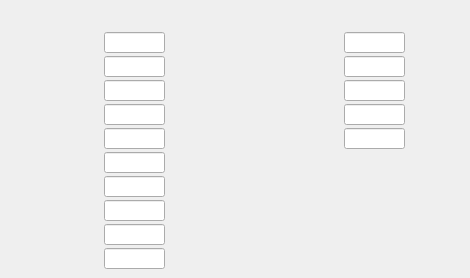
      <widget class="QWidget" name="writeeeprom">
       <attribute name="title">
        <string>writeEEPROM</string>
       </attribute>
       <widget class="QELabel" name="qelabel_17">
        <property name="geometry">
         <rect>
          <x>12</x>
          <y>8</y>
          <width>73</width>
          <height>16</height>
         </rect>
        </property>
        <property name="font">
         <font>
          <pointsize>11</pointsize>
          <weight>75</weight>
          <bold>true</bold>
         </font>
        </property>
        <property name="variable" stdset="0">
         <string>$(P):LI:$(R):DATA.DESC</string>
        </property>
        <property name="variableSubstitutions" stdset="0">
         <string>P=CHA,R=2531-1-2</string>
        </property>
        <property name="displayAlarmState">
         <bool>false</bool>
        </property>
       </widget>
       <widget class="QELabel" name="qelabel_90">
        <property name="geometry">
         <rect>
          <x>12</x>
          <y>36</y>
          <width>89</width>
          <height>16</height>
         </rect>
        </property>
        <property name="alignment">
         <set>Qt::AlignRight|Qt::AlignTrailing|Qt::AlignVCenter</set>
        </property>
        <property name="variable" stdset="0">
         <string>$(P):LO:SC:$(R):RWE:FEAT.DESC</string>
        </property>
        <property name="variableSubstitutions" stdset="0">
         <string>P=CHA,R=2531-1-2</string>
        </property>
        <property name="displayAlarmState">
         <bool>false</bool>
        </property>
       </widget>
       <widget class="QELineEdit" name="qelineedit_20">
        <property name="geometry">
         <rect>
          <x>104</x>
          <y>32</y>
          <width>61</width>
          <height>21</height>
         </rect>
        </property>
        <property name="variable" stdset="0">
         <string>$(P):LO:SC:$(R):RWE:FEAT</string>
        </property>
        <property name="variableSubstitutions" stdset="0">
         <string>P=CHA,R=2531-1-2</string>
        </property>
        <property name="displayAlarmState">
         <bool>false</bool>
        </property>
        <property name="radix">
         <UInt>16</UInt>
        </property>
       </widget>
       <widget class="QELabel" name="qelabel_91">
        <property name="geometry">
         <rect>
          <x>172</x>
          <y>36</y>
          <width>49</width>
          <height>16</height>
         </rect>
        </property>
        <property name="variable" stdset="0">
         <string>$(P):LI:$(R):RWE:FEAT</string>
        </property>
        <property name="variableSubstitutions" stdset="0">
         <string>P=CHA,R=2531-1-2</string>
        </property>
        <property name="displayAlarmState">
         <bool>false</bool>
        </property>
        <property name="radix">
         <UInt>16</UInt>
        </property>
       </widget>
       <widget class="QELabel" name="qelabel_94">
        <property name="geometry">
         <rect>
          <x>172</x>
          <y>60</y>
          <width>49</width>
          <height>16</height>
         </rect>
        </property>
        <property name="variable" stdset="0">
         <string>$(P):LI:$(R):RWE:FMOST</string>
        </property>
        <property name="variableSubstitutions" stdset="0">
         <string>P=CHA,R=2531-1-2</string>
        </property>
        <property name="displayAlarmState">
         <bool>false</bool>
        </property>
       </widget>
       <widget class="QELabel" name="qelabel_95">
        <property name="geometry">
         <rect>
          <x>12</x>
          <y>60</y>
          <width>89</width>
          <height>16</height>
         </rect>
        </property>
        <property name="alignment">
         <set>Qt::AlignRight|Qt::AlignTrailing|Qt::AlignVCenter</set>
        </property>
        <property name="variable" stdset="0">
         <string>$(P):LO:SC:$(R):RWE:FMOST.DESC</string>
        </property>
        <property name="variableSubstitutions" stdset="0">
         <string>P=CHA,R=2531-1-2</string>
        </property>
        <property name="displayAlarmState">
         <bool>false</bool>
        </property>
       </widget>
       <widget class="QELineEdit" name="qelineedit_22">
        <property name="geometry">
         <rect>
          <x>104</x>
          <y>56</y>
          <width>61</width>
          <height>21</height>
         </rect>
        </property>
        <property name="variable" stdset="0">
         <string>$(P):LO:SC:$(R):RWE:FMOST</string>
        </property>
        <property name="variableSubstitutions" stdset="0">
         <string>P=CHA,R=2531-1-2</string>
        </property>
        <property name="displayAlarmState">
         <bool>false</bool>
        </property>
       </widget>
       <widget class="QELabel" name="qelabel_97">
        <property name="geometry">
         <rect>
          <x>12</x>
          <y>108</y>
          <width>89</width>
          <height>16</height>
         </rect>
        </property>
        <property name="alignment">
         <set>Qt::AlignRight|Qt::AlignTrailing|Qt::AlignVCenter</set>
        </property>
        <property name="variable" stdset="0">
         <string>$(P):LO:SC:$(R):RWE:MAXCA.DESC</string>
        </property>
        <property name="variableSubstitutions" stdset="0">
         <string>P=CHA,R=2531-1-2</string>
        </property>
        <property name="displayAlarmState">
         <bool>false</bool>
        </property>
       </widget>
       <widget class="QELabel" name="qelabel_99">
        <property name="geometry">
         <rect>
          <x>172</x>
          <y>108</y>
          <width>49</width>
          <height>16</height>
         </rect>
        </property>
        <property name="variable" stdset="0">
         <string>$(P):LI:$(R):RWE:MAXCA</string>
        </property>
        <property name="variableSubstitutions" stdset="0">
         <string>P=CHA,R=2531-1-2</string>
        </property>
        <property name="displayAlarmState">
         <bool>false</bool>
        </property>
       </widget>
       <widget class="QELineEdit" name="qelineedit_24">
        <property name="geometry">
         <rect>
          <x>104</x>
          <y>104</y>
          <width>61</width>
          <height>21</height>
         </rect>
        </property>
        <property name="variable" stdset="0">
         <string>$(P):LO:SC:$(R):RWE:MAXCA</string>
        </property>
        <property name="variableSubstitutions" stdset="0">
         <string>P=CHA,R=2531-1-2</string>
        </property>
        <property name="displayAlarmState">
         <bool>false</bool>
        </property>
       </widget>
       <widget class="QELabel" name="qelabel_100">
        <property name="geometry">
         <rect>
          <x>172</x>
          <y>132</y>
          <width>49</width>
          <height>16</height>
         </rect>
        </property>
        <property name="variable" stdset="0">
         <string>$(P):LI:$(R):RWE:MAXCB</string>
        </property>
        <property name="variableSubstitutions" stdset="0">
         <string>P=CHA,R=2531-1-2</string>
        </property>
        <property name="displayAlarmState">
         <bool>false</bool>
        </property>
       </widget>
       <widget class="QELabel" name="qelabel_101">
        <property name="geometry">
         <rect>
          <x>12</x>
          <y>156</y>
          <width>89</width>
          <height>16</height>
         </rect>
        </property>
        <property name="alignment">
         <set>Qt::AlignRight|Qt::AlignTrailing|Qt::AlignVCenter</set>
        </property>
        <property name="variable" stdset="0">
         <string>$(P):LO:SC:$(R):RWE:MINV.DESC</string>
        </property>
        <property name="variableSubstitutions" stdset="0">
         <string>P=CHA,R=2531-1-2</string>
        </property>
        <property name="displayAlarmState">
         <bool>false</bool>
        </property>
       </widget>
       <widget class="QELabel" name="qelabel_102">
        <property name="geometry">
         <rect>
          <x>12</x>
          <y>132</y>
          <width>89</width>
          <height>16</height>
         </rect>
        </property>
        <property name="alignment">
         <set>Qt::AlignRight|Qt::AlignTrailing|Qt::AlignVCenter</set>
        </property>
        <property name="variable" stdset="0">
         <string>$(P):LO:SC:$(R):RWE:MAXCB.DESC</string>
        </property>
        <property name="variableSubstitutions" stdset="0">
         <string>P=CHA,R=2531-1-2</string>
        </property>
        <property name="displayAlarmState">
         <bool>false</bool>
        </property>
       </widget>
       <widget class="QELineEdit" name="qelineedit_25">
        <property name="geometry">
         <rect>
          <x>104</x>
          <y>128</y>
          <width>61</width>
          <height>21</height>
         </rect>
        </property>
        <property name="variable" stdset="0">
         <string>$(P):LO:SC:$(R):RWE:MAXCB</string>
        </property>
        <property name="variableSubstitutions" stdset="0">
         <string>P=CHA,R=2531-1-2</string>
        </property>
        <property name="displayAlarmState">
         <bool>false</bool>
        </property>
       </widget>
       <widget class="QELabel" name="qelabel_103">
        <property name="geometry">
         <rect>
          <x>172</x>
          <y>156</y>
          <width>49</width>
          <height>16</height>
         </rect>
        </property>
        <property name="variable" stdset="0">
         <string>$(P):LI:$(R):RWE:MINV</string>
        </property>
        <property name="variableSubstitutions" stdset="0">
         <string>P=CHA,R=2531-1-2</string>
        </property>
        <property name="displayAlarmState">
         <bool>false</bool>
        </property>
       </widget>
       <widget class="QELineEdit" name="qelineedit_26">
        <property name="geometry">
         <rect>
          <x>104</x>
          <y>152</y>
          <width>61</width>
          <height>21</height>
         </rect>
        </property>
        <property name="variable" stdset="0">
         <string>$(P):LO:SC:$(R):RWE:MINV</string>
        </property>
        <property name="variableSubstitutions" stdset="0">
         <string>P=CHA,R=2531-1-2</string>
        </property>
        <property name="displayAlarmState">
         <bool>false</bool>
        </property>
       </widget>
       <widget class="QELabel" name="qelabel_104">
        <property name="geometry">
         <rect>
          <x>172</x>
          <y>180</y>
          <width>49</width>
          <height>16</height>
         </rect>
        </property>
        <property name="variable" stdset="0">
         <string>$(P):LI:$(R):RWE:MAXV</string>
        </property>
        <property name="variableSubstitutions" stdset="0">
         <string>P=CHA,R=2531-1-2</string>
        </property>
        <property name="displayAlarmState">
         <bool>false</bool>
        </property>
       </widget>
       <widget class="QELabel" name="qelabel_105">
        <property name="geometry">
         <rect>
          <x>12</x>
          <y>204</y>
          <width>89</width>
          <height>16</height>
         </rect>
        </property>
        <property name="alignment">
         <set>Qt::AlignRight|Qt::AlignTrailing|Qt::AlignVCenter</set>
        </property>
        <property name="variable" stdset="0">
         <string>$(P):LO:SC:$(R):RWE:MAXA.DESC</string>
        </property>
        <property name="variableSubstitutions" stdset="0">
         <string>P=CHA,R=2531-1-2</string>
        </property>
        <property name="displayAlarmState">
         <bool>false</bool>
        </property>
       </widget>
       <widget class="QELabel" name="qelabel_106">
        <property name="geometry">
         <rect>
          <x>12</x>
          <y>180</y>
          <width>89</width>
          <height>16</height>
         </rect>
        </property>
        <property name="alignment">
         <set>Qt::AlignRight|Qt::AlignTrailing|Qt::AlignVCenter</set>
        </property>
        <property name="variable" stdset="0">
         <string>$(P):LO:SC:$(R):RWE:MAXV.DESC</string>
        </property>
        <property name="variableSubstitutions" stdset="0">
         <string>P=CHA,R=2531-1-2</string>
        </property>
        <property name="displayAlarmState">
         <bool>false</bool>
        </property>
       </widget>
       <widget class="QELineEdit" name="qelineedit_27">
        <property name="geometry">
         <rect>
          <x>104</x>
          <y>176</y>
          <width>61</width>
          <height>21</height>
         </rect>
        </property>
        <property name="variable" stdset="0">
         <string>$(P):LO:SC:$(R):RWE:MAXV</string>
        </property>
        <property name="variableSubstitutions" stdset="0">
         <string>P=CHA,R=2531-1-2</string>
        </property>
        <property name="displayAlarmState">
         <bool>false</bool>
        </property>
       </widget>
       <widget class="QELabel" name="qelabel_107">
        <property name="geometry">
         <rect>
          <x>172</x>
          <y>204</y>
          <width>49</width>
          <height>16</height>
         </rect>
        </property>
        <property name="variable" stdset="0">
         <string>$(P):LI:$(R):RWE:MAXA</string>
        </property>
        <property name="variableSubstitutions" stdset="0">
         <string>P=CHA,R=2531-1-2</string>
        </property>
        <property name="displayAlarmState">
         <bool>false</bool>
        </property>
       </widget>
       <widget class="QELineEdit" name="qelineedit_28">
        <property name="geometry">
         <rect>
          <x>104</x>
          <y>200</y>
          <width>61</width>
          <height>21</height>
         </rect>
        </property>
        <property name="variable" stdset="0">
         <string>$(P):LO:SC:$(R):RWE:MAXA</string>
        </property>
        <property name="variableSubstitutions" stdset="0">
         <string>P=CHA,R=2531-1-2</string>
        </property>
        <property name="displayAlarmState">
         <bool>false</bool>
        </property>
       </widget>
       <widget class="QELabel" name="qelabel_108">
        <property name="geometry">
         <rect>
          <x>172</x>
          <y>228</y>
          <width>49</width>
          <height>16</height>
         </rect>
        </property>
        <property name="variable" stdset="0">
         <string>$(P):LI:$(R):RWE:ACCTH</string>
        </property>
        <property name="variableSubstitutions" stdset="0">
         <string>P=CHA,R=2531-1-2</string>
        </property>
        <property name="displayAlarmState">
         <bool>false</bool>
        </property>
       </widget>
       <widget class="QELabel" name="qelabel_109">
        <property name="geometry">
         <rect>
          <x>12</x>
          <y>252</y>
          <width>89</width>
          <height>16</height>
         </rect>
        </property>
        <property name="alignment">
         <set>Qt::AlignRight|Qt::AlignTrailing|Qt::AlignVCenter</set>
        </property>
        <property name="variable" stdset="0">
         <string>$(P):LO:SC:$(R):RWE:STPSZ.DESC</string>
        </property>
        <property name="variableSubstitutions" stdset="0">
         <string>P=CHA,R=2531-1-2</string>
        </property>
        <property name="displayAlarmState">
         <bool>false</bool>
        </property>
       </widget>
       <widget class="QELabel" name="qelabel_110">
        <property name="geometry">
         <rect>
          <x>12</x>
          <y>228</y>
          <width>89</width>
          <height>16</height>
         </rect>
        </property>
        <property name="alignment">
         <set>Qt::AlignRight|Qt::AlignTrailing|Qt::AlignVCenter</set>
        </property>
        <property name="variable" stdset="0">
         <string>$(P):LO:SC:$(R):RWE:ACCTH.DESC</string>
        </property>
        <property name="variableSubstitutions" stdset="0">
         <string>P=CHA,R=2531-1-2</string>
        </property>
        <property name="displayAlarmState">
         <bool>false</bool>
        </property>
       </widget>
       <widget class="QELineEdit" name="qelineedit_29">
        <property name="geometry">
         <rect>
          <x>104</x>
          <y>224</y>
          <width>61</width>
          <height>21</height>
         </rect>
        </property>
        <property name="variable" stdset="0">
         <string>$(P):LO:SC:$(R):RWE:ACCTH</string>
        </property>
        <property name="variableSubstitutions" stdset="0">
         <string>P=CHA,R=2531-1-2</string>
        </property>
        <property name="displayAlarmState">
         <bool>false</bool>
        </property>
       </widget>
       <widget class="QELabel" name="qelabel_111">
        <property name="geometry">
         <rect>
          <x>172</x>
          <y>252</y>
          <width>49</width>
          <height>16</height>
         </rect>
        </property>
        <property name="variable" stdset="0">
         <string>$(P):LI:$(R):RWE:STPSZ</string>
        </property>
        <property name="variableSubstitutions" stdset="0">
         <string>P=CHA,R=2531-1-2</string>
        </property>
        <property name="displayAlarmState">
         <bool>false</bool>
        </property>
       </widget>
       <widget class="QELineEdit" name="qelineedit_30">
        <property name="geometry">
         <rect>
          <x>104</x>
          <y>248</y>
          <width>61</width>
          <height>21</height>
         </rect>
        </property>
        <property name="variable" stdset="0">
         <string>$(P):LO:SC:$(R):RWE:STPSZ</string>
        </property>
        <property name="variableSubstitutions" stdset="0">
         <string>P=CHA,R=2531-1-2</string>
        </property>
        <property name="displayAlarmState">
         <bool>false</bool>
        </property>
       </widget>
       <widget class="QELabel" name="qelabel_112">
        <property name="geometry">
         <rect>
          <x>412</x>
          <y>36</y>
          <width>49</width>
          <height>16</height>
         </rect>
        </property>
        <property name="variable" stdset="0">
         <string>$(P):LI:$(R):RWE:LANTH</string>
        </property>
        <property name="variableSubstitutions" stdset="0">
         <string>P=CHA,R=2531-1-2</string>
        </property>
        <property name="displayAlarmState">
         <bool>false</bool>
        </property>
       </widget>
       <widget class="QELabel" name="qelabel_113">
        <property name="geometry">
         <rect>
          <x>252</x>
          <y>60</y>
          <width>89</width>
          <height>16</height>
         </rect>
        </property>
        <property name="alignment">
         <set>Qt::AlignRight|Qt::AlignTrailing|Qt::AlignVCenter</set>
        </property>
        <property name="variable" stdset="0">
         <string>$(P):LO:SC:$(R):RWE:EACC.DESC</string>
        </property>
        <property name="variableSubstitutions" stdset="0">
         <string>P=CHA,R=2531-1-2</string>
        </property>
        <property name="displayAlarmState">
         <bool>false</bool>
        </property>
       </widget>
       <widget class="QELabel" name="qelabel_114">
        <property name="geometry">
         <rect>
          <x>252</x>
          <y>36</y>
          <width>89</width>
          <height>16</height>
         </rect>
        </property>
        <property name="alignment">
         <set>Qt::AlignRight|Qt::AlignTrailing|Qt::AlignVCenter</set>
        </property>
        <property name="variable" stdset="0">
         <string>$(P):LO:SC:$(R):RWE:LANTH.DESC</string>
        </property>
        <property name="variableSubstitutions" stdset="0">
         <string>P=CHA,R=2531-1-2</string>
        </property>
        <property name="displayAlarmState">
         <bool>false</bool>
        </property>
       </widget>
       <widget class="QELineEdit" name="qelineedit_31">
        <property name="geometry">
         <rect>
          <x>344</x>
          <y>32</y>
          <width>61</width>
          <height>21</height>
         </rect>
        </property>
        <property name="variable" stdset="0">
         <string>$(P):LO:SC:$(R):RWE:LANTH</string>
        </property>
        <property name="variableSubstitutions" stdset="0">
         <string>P=CHA,R=2531-1-2</string>
        </property>
        <property name="displayAlarmState">
         <bool>false</bool>
        </property>
       </widget>
       <widget class="QELabel" name="qelabel_115">
        <property name="geometry">
         <rect>
          <x>412</x>
          <y>60</y>
          <width>49</width>
          <height>16</height>
         </rect>
        </property>
        <property name="variable" stdset="0">
         <string>$(P):LI:$(R):RWE:EACC</string>
        </property>
        <property name="variableSubstitutions" stdset="0">
         <string>P=CHA,R=2531-1-2</string>
        </property>
        <property name="displayAlarmState">
         <bool>false</bool>
        </property>
       </widget>
       <widget class="QELineEdit" name="qelineedit_32">
        <property name="geometry">
         <rect>
          <x>344</x>
          <y>56</y>
          <width>61</width>
          <height>21</height>
         </rect>
        </property>
        <property name="variable" stdset="0">
         <string>$(P):LO:SC:$(R):RWE:EACC</string>
        </property>
        <property name="variableSubstitutions" stdset="0">
         <string>P=CHA,R=2531-1-2</string>
        </property>
        <property name="displayAlarmState">
         <bool>false</bool>
        </property>
       </widget>
       <widget class="QELabel" name="qelabel_116">
        <property name="geometry">
         <rect>
          <x>412</x>
          <y>108</y>
          <width>49</width>
          <height>16</height>
         </rect>
        </property>
        <property name="variable" stdset="0">
         <string>$(P):LI:$(R):RWE:REFPL</string>
        </property>
        <property name="variableSubstitutions" stdset="0">
         <string>P=CHA,R=2531-1-2</string>
        </property>
        <property name="displayAlarmState">
         <bool>false</bool>
        </property>
       </widget>
       <widget class="QELabel" name="qelabel_117">
        <property name="geometry">
         <rect>
          <x>252</x>
          <y>132</y>
          <width>89</width>
          <height>16</height>
         </rect>
        </property>
        <property name="alignment">
         <set>Qt::AlignRight|Qt::AlignTrailing|Qt::AlignVCenter</set>
        </property>
        <property name="variable" stdset="0">
         <string>$(P):LO:SC:$(R):RWE:REFPH.DESC</string>
        </property>
        <property name="variableSubstitutions" stdset="0">
         <string>P=CHA,R=2531-1-2</string>
        </property>
        <property name="displayAlarmState">
         <bool>false</bool>
        </property>
       </widget>
       <widget class="QELabel" name="qelabel_118">
        <property name="geometry">
         <rect>
          <x>252</x>
          <y>108</y>
          <width>89</width>
          <height>16</height>
         </rect>
        </property>
        <property name="alignment">
         <set>Qt::AlignRight|Qt::AlignTrailing|Qt::AlignVCenter</set>
        </property>
        <property name="variable" stdset="0">
         <string>$(P):LO:SC:$(R):RWE:REFPL.DESC</string>
        </property>
        <property name="variableSubstitutions" stdset="0">
         <string>P=CHA,R=2531-1-2</string>
        </property>
        <property name="displayAlarmState">
         <bool>false</bool>
        </property>
       </widget>
       <widget class="QELineEdit" name="qelineedit_33">
        <property name="geometry">
         <rect>
          <x>344</x>
          <y>104</y>
          <width>61</width>
          <height>21</height>
         </rect>
        </property>
        <property name="variable" stdset="0">
         <string>$(P):LO:SC:$(R):RWE:REFPL</string>
        </property>
        <property name="variableSubstitutions" stdset="0">
         <string>P=CHA,R=2531-1-2</string>
        </property>
        <property name="displayAlarmState">
         <bool>false</bool>
        </property>
       </widget>
       <widget class="QELabel" name="qelabel_119">
        <property name="geometry">
         <rect>
          <x>412</x>
          <y>132</y>
          <width>49</width>
          <height>16</height>
         </rect>
        </property>
        <property name="variable" stdset="0">
         <string>$(P):LI:$(R):RWE:REFPH</string>
        </property>
        <property name="variableSubstitutions" stdset="0">
         <string>P=CHA,R=2531-1-2</string>
        </property>
        <property name="displayAlarmState">
         <bool>false</bool>
        </property>
       </widget>
       <widget class="QELineEdit" name="qelineedit_34">
        <property name="geometry">
         <rect>
          <x>344</x>
          <y>128</y>
          <width>61</width>
          <height>21</height>
         </rect>
        </property>
        <property name="variable" stdset="0">
         <string>$(P):LO:SC:$(R):RWE:REFPH</string>
        </property>
        <property name="variableSubstitutions" stdset="0">
         <string>P=CHA,R=2531-1-2</string>
        </property>
        <property name="displayAlarmState">
         <bool>false</bool>
        </property>
       </widget>
       <widget class="QELineEdit" name="qelineedit_23">
        <property name="geometry">
         <rect>
          <x>104</x>
          <y>80</y>
          <width>61</width>
          <height>21</height>
         </rect>
        </property>
        <property name="variable" stdset="0">
         <string>$(P):LO:SC:$(R):RWE:ESTEP</string>
        </property>
        <property name="variableSubstitutions" stdset="0">
         <string>P=CHA,R=2531-1-2</string>
        </property>
        <property name="displayAlarmState">
         <bool>false</bool>
        </property>
       </widget>
       <widget class="QELabel" name="qelabel_120">
        <property name="geometry">
         <rect>
          <x>412</x>
          <y>84</y>
          <width>49</width>
          <height>16</height>
         </rect>
        </property>
        <property name="variable" stdset="0">
         <string>$(P):LI:$(R):RWE:FEAT2</string>
        </property>
        <property name="variableSubstitutions" stdset="0">
         <string>P=CHA,R=2531-1-2</string>
        </property>
        <property name="displayAlarmState">
         <bool>false</bool>
        </property>
        <property name="radix">
         <UInt>16</UInt>
        </property>
       </widget>
       <widget class="QELabel" name="qelabel_96">
        <property name="geometry">
         <rect>
          <x>172</x>
          <y>84</y>
          <width>49</width>
          <height>16</height>
         </rect>
        </property>
        <property name="variable" stdset="0">
         <string>$(P):LI:$(R):RWE:ESTEP</string>
        </property>
        <property name="variableSubstitutions" stdset="0">
         <string>P=CHA,R=2531-1-2</string>
        </property>
        <property name="displayAlarmState">
         <bool>false</bool>
        </property>
       </widget>
       <widget class="QELabel" name="qelabel_121">
        <property name="geometry">
         <rect>
          <x>252</x>
          <y>84</y>
          <width>89</width>
          <height>16</height>
         </rect>
        </property>
        <property name="alignment">
         <set>Qt::AlignRight|Qt::AlignTrailing|Qt::AlignVCenter</set>
        </property>
        <property name="variable" stdset="0">
         <string>$(P):LO:SC:$(R):RWE:FEAT2.DESC</string>
        </property>
        <property name="variableSubstitutions" stdset="0">
         <string>P=CHA,R=2531-1-2</string>
        </property>
        <property name="displayAlarmState">
         <bool>false</bool>
        </property>
       </widget>
       <widget class="QELabel" name="qelabel_98">
        <property name="geometry">
         <rect>
          <x>12</x>
          <y>84</y>
          <width>89</width>
          <height>16</height>
         </rect>
        </property>
        <property name="alignment">
         <set>Qt::AlignRight|Qt::AlignTrailing|Qt::AlignVCenter</set>
        </property>
        <property name="variable" stdset="0">
         <string>$(P):LO:SC:$(R):RWE:ESTEP.DESC</string>
        </property>
        <property name="variableSubstitutions" stdset="0">
         <string>P=CHA,R=2531-1-2</string>
        </property>
        <property name="displayAlarmState">
         <bool>false</bool>
        </property>
       </widget>
       <widget class="QELineEdit" name="qelineedit_35">
        <property name="geometry">
         <rect>
          <x>344</x>
          <y>80</y>
          <width>61</width>
          <height>21</height>
         </rect>
        </property>
        <property name="variable" stdset="0">
         <string>$(P):LO:SC:$(R):RWE:FEAT2</string>
        </property>
        <property name="variableSubstitutions" stdset="0">
         <string>P=CHA,R=2531-1-2</string>
        </property>
        <property name="displayAlarmState">
         <bool>false</bool>
        </property>
        <property name="radix">
         <UInt>16</UInt>
        </property>
       </widget>
      </widget>
